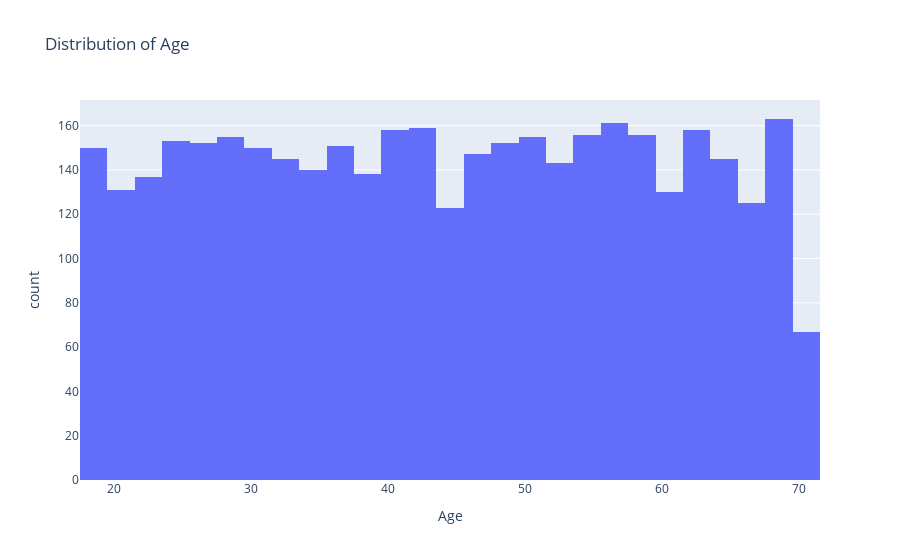

Notebook code for this chart:
### Markdown cell above
### Visualize Customer Behavior

### Code cell
# 1. Bar plot for Category Popularity
plt.figure(figsize=(10, 6))
sns.countplot(data=df, x='Category', order=df['Category'].value_counts().index, palette='viridis')
plt.title('Product Category Popularity')
plt.xlabel('Category')
plt.ylabel('Number of Purchases')
plt.show()

# 2. Histogram for Purchase Amount (USD) Distribution
plt.figure(figsize=(10, 6))
sns.histplot(df['Purchase Amount (USD)'], bins=15, kde=True, color='lightcoral')
plt.title('Distribution of Purchase Amounts')
plt.xlabel('Purchase Amount (USD)')
plt.ylabel('Frequency')
plt.show()

# 3. Bar plot for Average Purchase Amount by Season
average_purchase_by_season = df.groupby('Season')['Purchase Amount (USD)'].mean().sort_values(ascending=False)
plt.figure(figsize=(10, 6))
sns.barplot(x=average_purchase_by_season.index, y=average_purchase_by_season.values, palette='plasma')
plt.title('Average Purchase Amount by Season')
plt.xlabel('Season')
plt.ylabel('Average Purchase Amount (USD)')
plt.show()

# 4. Histogram for 'Age'
fig = px.histogram(df, x='Age', title='Distribution of Age')
fig.show()

### Figure 1 — Plotly figure (JSON) as saved in the notebook; plotly's stock layout.template omitted (floating-point values rounded to 4 significant figures; data arrays with more than 128 entries replaced by an {"elided": "..."} marker saying what was removed)
{"data": [{"bingroup": "x", "hovertemplate": "Age=%{x}<br>count=%{y}<extra></extra>", "legendgroup": "", "marker": {"color": "#636efa", "pattern": {"shape": ""}}, "name": "", "orientation": "v", "showlegend": false, "type": "histogram", "x": {"elided": "3900 int values"}, "xaxis": "x", "yaxis": "y"}], "layout": {"barmode": "relative", "legend": {"tracegroupgap": 0}, "title": {"text": "Distribution of Age"}, "xaxis": {"anchor": "y", "domain": [0, 1], "title": {"text": "Age"}}, "yaxis": {"anchor": "x", "domain": [0, 1], "title": {"text": "count"}}}}
